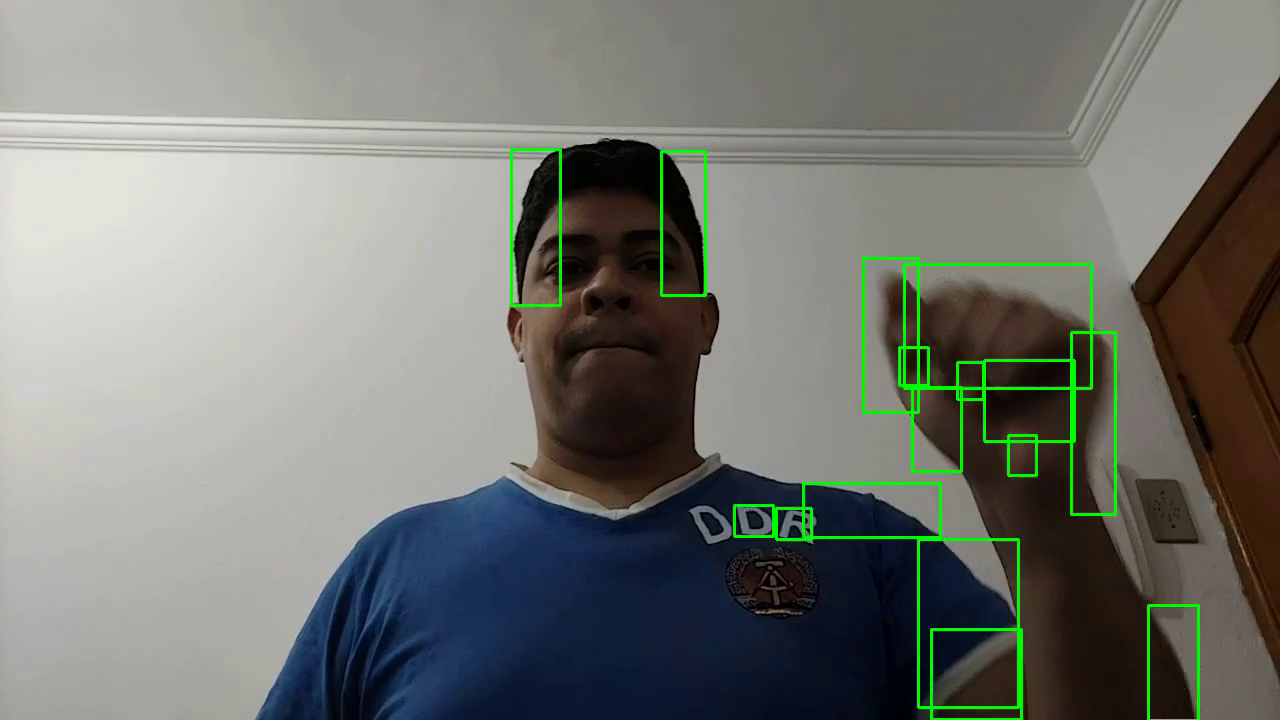
#> input picture frame 14 of assets/relatorio_5/videos/ex1b_chico-lento.mp4, 1280 x 720 px, given in place of the camera
$ python ex2b.py
#> lines starting #> are read from the running program, lines starting #| are printed output that depends on the picture; after the words box and inside, x2 and y2 are one past the last pixel; in counts of white or black regions, pixels touching at a corner belong together
# import the opencv module
import cv2 as cv

# capturing video
capture = cv.VideoCapture(0)


#backSub = cv.createBackgroundSubtractorKNN()
#video write
width = capture.get(cv.CAP_PROP_FRAME_WIDTH)   # float
# Get current height of frame
height = capture.get(cv.CAP_PROP_FRAME_HEIGHT) # float
# Define Video Frame Rate in fps
fps = 30

fourcc = cv.VideoWriter_fourcc(*'XVID')
out = cv.VideoWriter('./output/ex1b/Leopoldo_rapido.avi', fourcc, fps, (int(width),int(height)) )


while capture.isOpened():
    # to read frame by frame
    _, img_1 = capture.read()
#> img_1 is the input picture: shape (720, 1280, 3); mean B, G, R 113.1, 118.4, 116.5
    _, img_2 = capture.read()
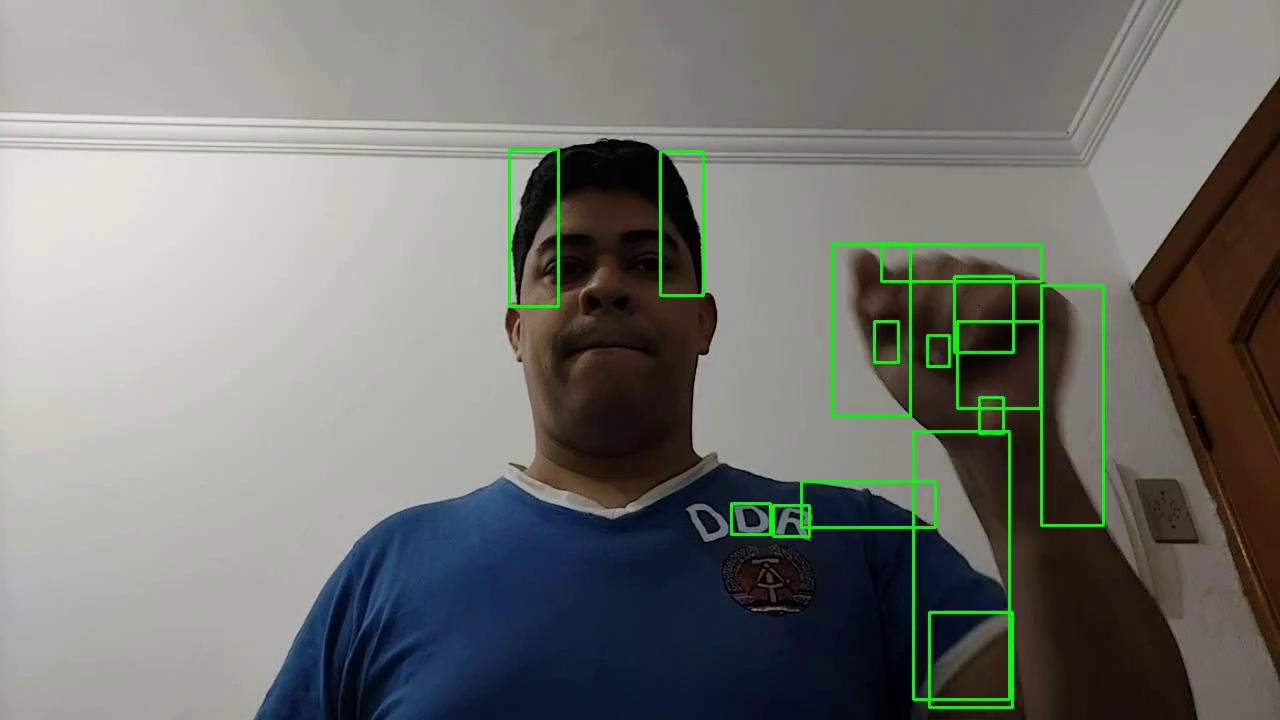
#> input picture frame 15 of assets/relatorio_5/videos/ex1b_chico-lento.mp4, 1280 x 720 px, given in place of the camera
#> img_2 is the input picture: shape (720, 1280, 3); mean B, G, R 112.3, 117.6, 115.8

    # find difference between two frames
    diff = cv.absdiff(img_1, img_2)

    # to convert the frame to grayscale
    diff_gray = cv.cvtColor(diff, cv.COLOR_BGR2GRAY)
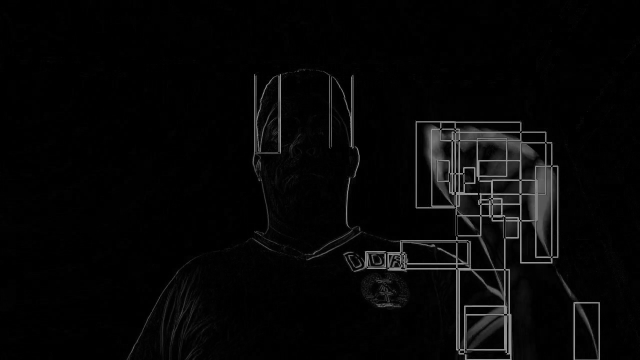
#> diff_gray: shape (720, 1280) (shown at 1/2 size); min 0, max 163, mean 7

    # apply some blur to smoothen the frame
    diff_blur = cv.GaussianBlur(diff_gray, (5, 5), 0)

    # to get the binary image
    _, thresh_bin = cv.threshold(diff_blur, 20, 255, cv.THRESH_BINARY)
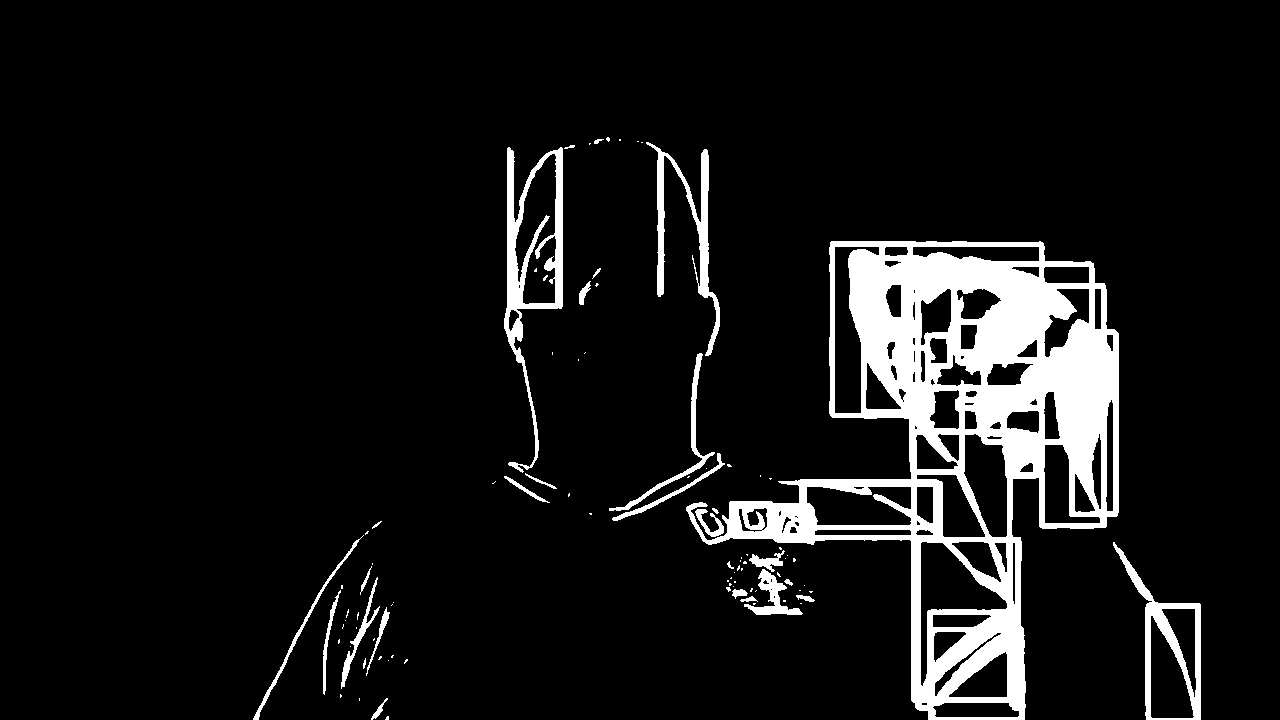
#> thresh_bin: shape (720, 1280); 8.6% white; 94 white regions (65 under 20 px)

    # to find contours
    contours, hierarchy = cv.findContours(thresh_bin, cv.RETR_TREE, cv.CHAIN_APPROX_SIMPLE)
#> contours = 177 contours, 88 with area under 20; largest, box (x1, y1, x2, y2) and area: (686, 241, 1119, 720) 100368, (504, 147, 563, 473) 8596, (1113, 542, 1201, 720) 6782, (514, 153, 557, 305) 4272, (920, 541, 1008, 687) 4257

    # to draw the bounding box when the motion is detected
    for contour in contours:
        x, y, w, h = cv.boundingRect(contour)
        if cv.contourArea(contour) > 300:
            cv.rectangle(img_1, (x, y), (x+w, y+h), (0, 255, 0), 2)
#> this loop made 177 passes
#> (x, y, w, h) on passes 1, 2, 5: (385, 716, 4, 4), (371, 698, 17, 22), (388, 660, 1, 1)
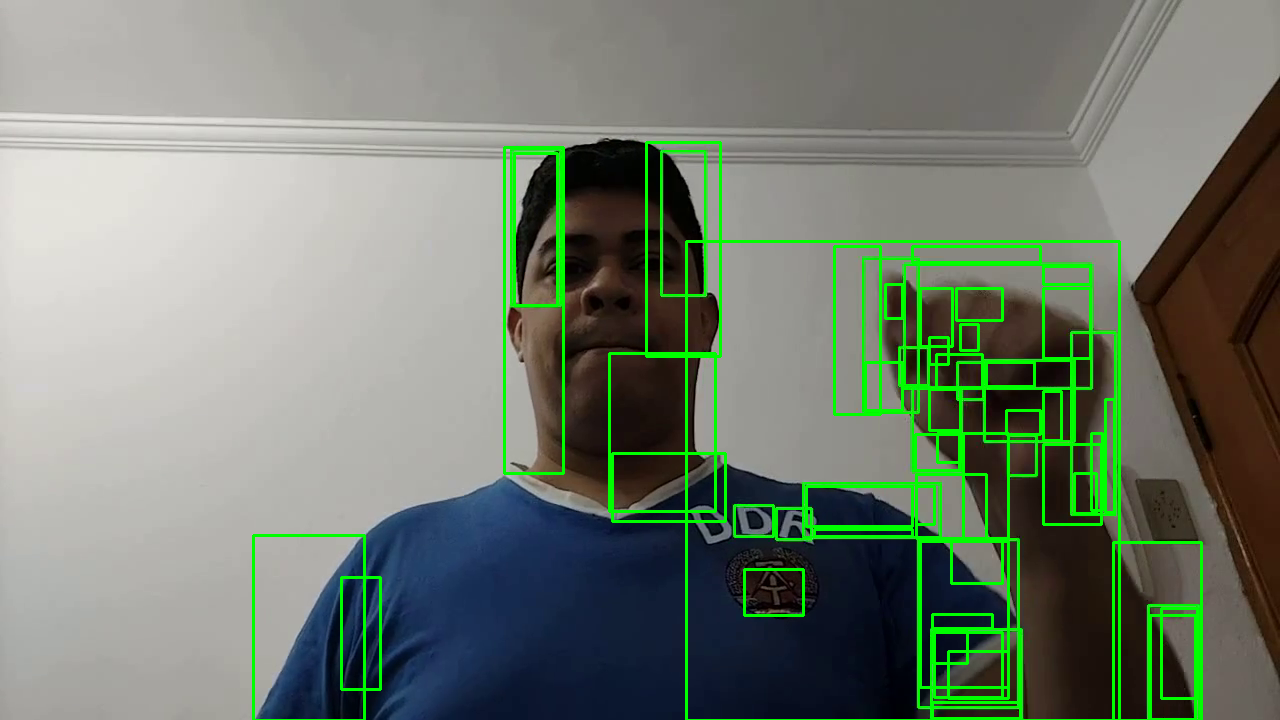
#> img_1: shape (720, 1280, 3); 3.92% of pixels changed, all inside (x1, y1, x2, y2) = (252, 141, 1203, 720)
    # [5 lines of commented-out code are left out]
    cv.imshow("Detecting Motion...", img_1)
    if cv.waitKey(100) == 13:
#> (key Esc is pressed here)
        exit()
#> (the program exits here)

$ run again, starting later in the video
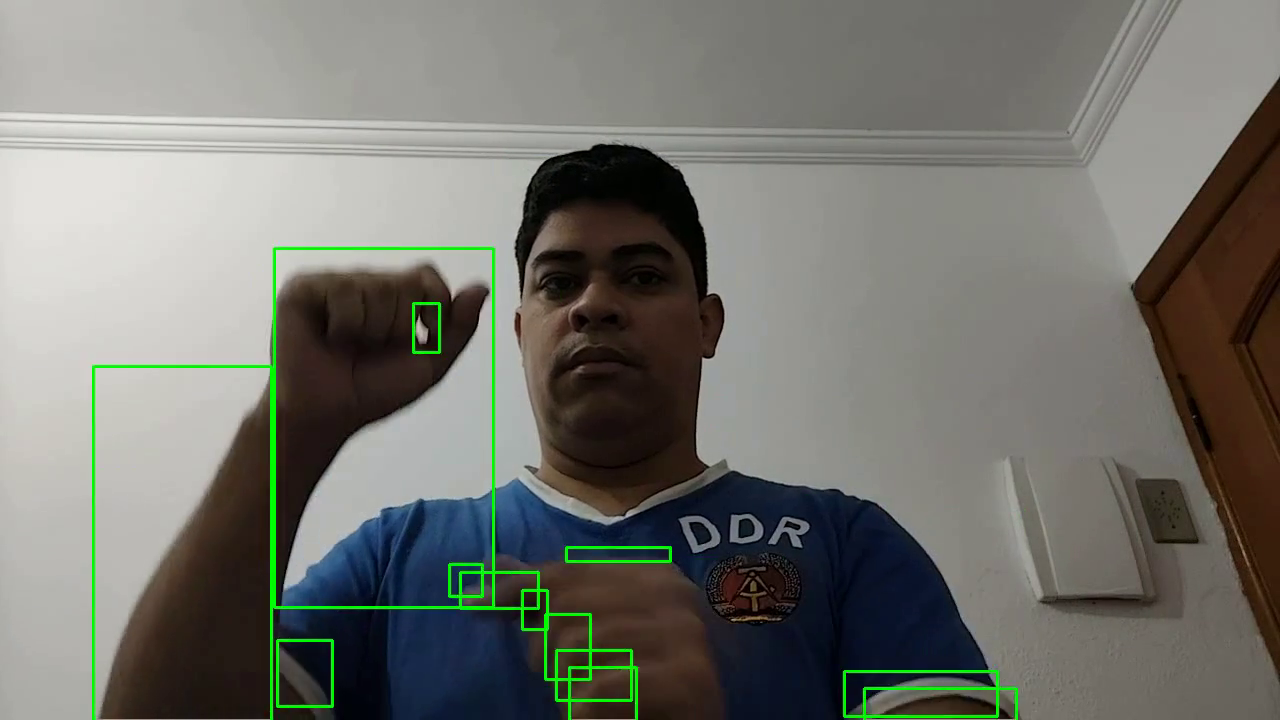
#> input picture frame 66 of assets/relatorio_5/videos/ex1b_chico-lento.mp4, 1280 x 720 px, given in place of the camera
#> img_1 is the input picture: shape (720, 1280, 3); mean B, G, R 109, 115.5, 114.8
#> `_, thresh_bin = cv.threshold(diff_blur, 20, 255, cv.THRESH_BINARY)`:
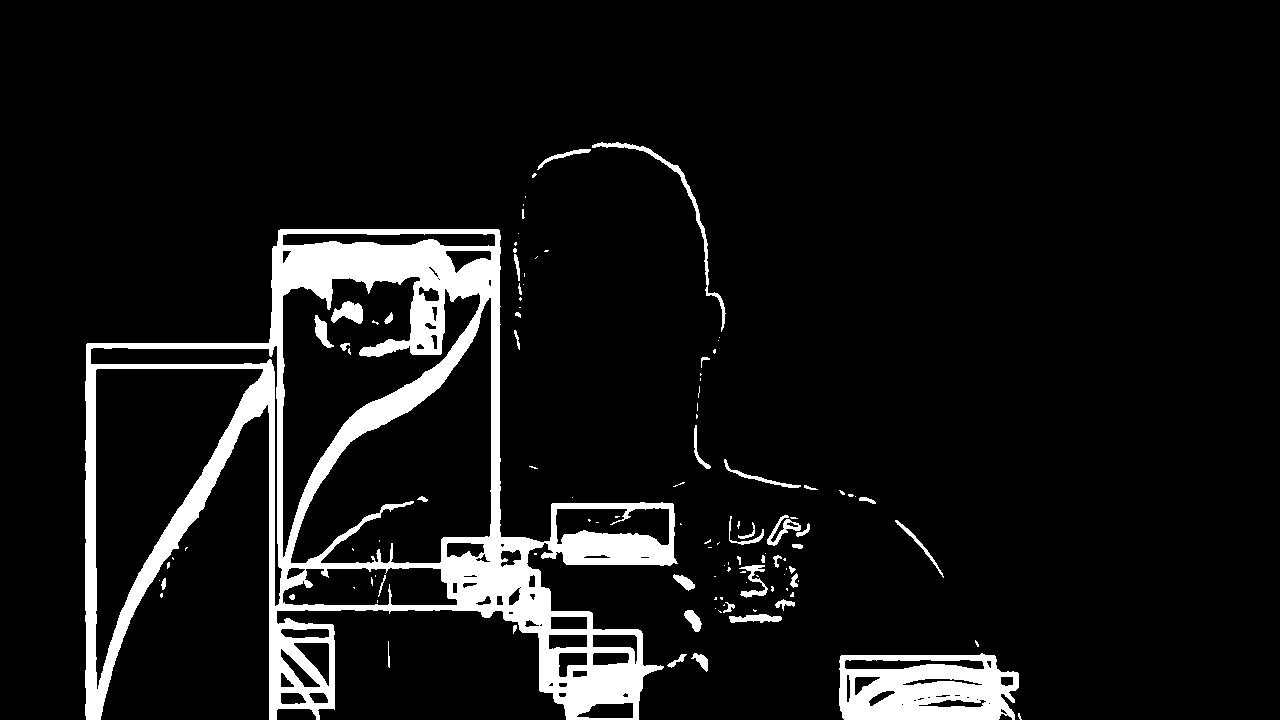
#> thresh_bin: shape (720, 1280); 8.3% white; 115 white regions (72 under 20 px)
#> contours = 188 contours, 101 with area under 20; largest, box (x1, y1, x2, y2) and area: (85, 229, 678, 720) 151332, (290, 297, 492, 564) 26901, (95, 368, 264, 690) 24034, (282, 276, 481, 558) 21229, (839, 653, 1019, 720) 10726
#> the loop `for contour in contours:` made 188 passes
#> (x, y, w, h) on passes 1 to 3: (1018, 713, 4, 7), (667, 654, 20, 14), (839, 653, 180, 67)
#> after the loop `for contour in contours:`:
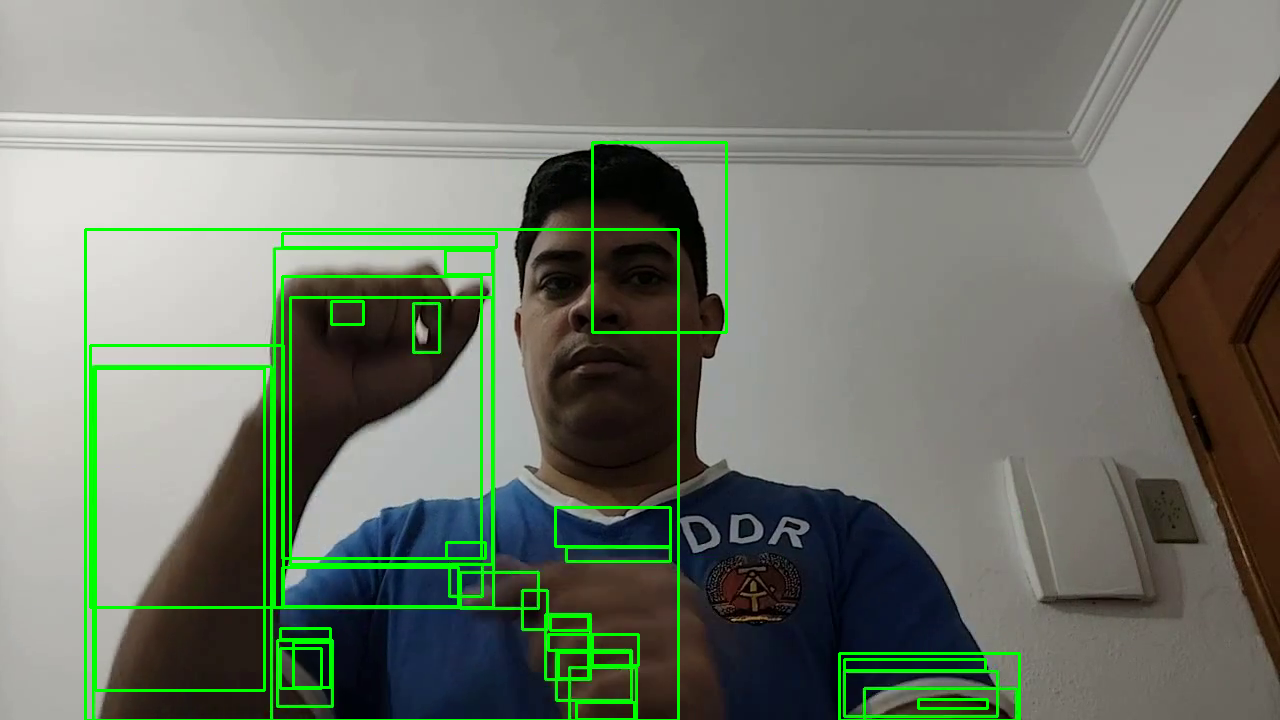
#> img_1: shape (720, 1280, 3); 3.04% of pixels changed, all inside (x1, y1, x2, y2) = (84, 141, 1021, 720)

$ run again, starting later in the video
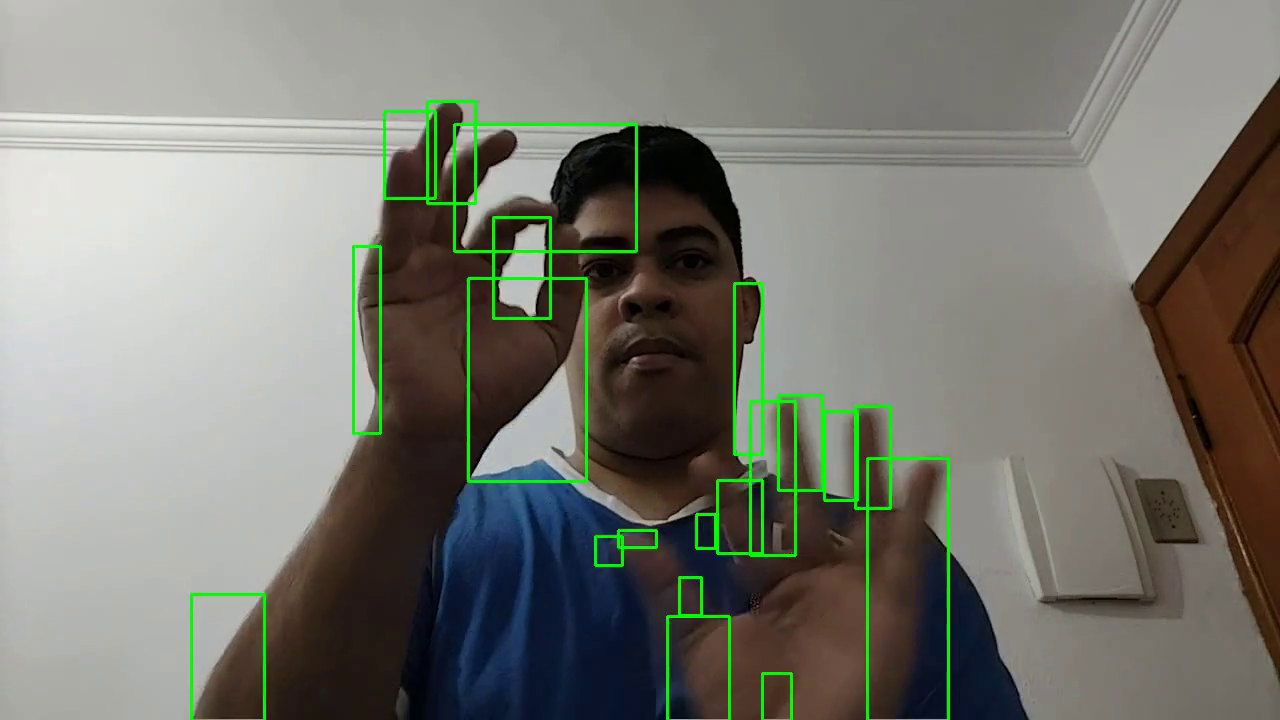
#> input picture frame 118 of assets/relatorio_5/videos/ex1b_chico-lento.mp4, 1280 x 720 px, given in place of the camera
#> img_1 is the input picture: shape (720, 1280, 3); mean B, G, R 112.5, 121, 120.6
#> `_, thresh_bin = cv.threshold(diff_blur, 20, 255, cv.THRESH_BINARY)`:
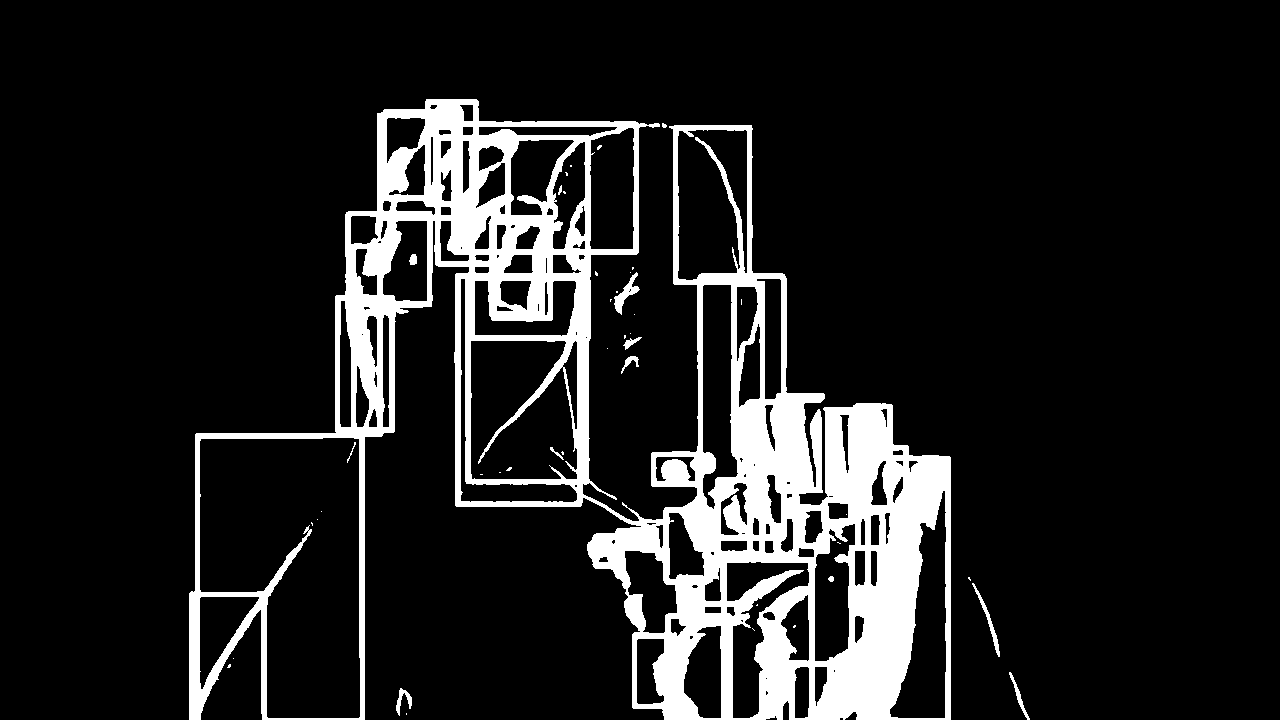
#> thresh_bin: shape (720, 1280); 12.7% white; 43 white regions (31 under 20 px)
#> contours = 174 contours, 61 with area under 20; largest, box (x1, y1, x2, y2) and area: (189, 99, 951, 720) 244896, (199, 437, 361, 719) 36020, (470, 340, 578, 480) 13235, (677, 129, 748, 281) 9459, (889, 490, 947, 719) 6842
#> the loop `for contour in contours:` made 174 passes
#> (x, y, w, h) on passes 2 to 4: (396, 688, 16, 28), (1009, 672, 21, 48), (227, 664, 4, 4)
#> after the loop `for contour in contours:`:
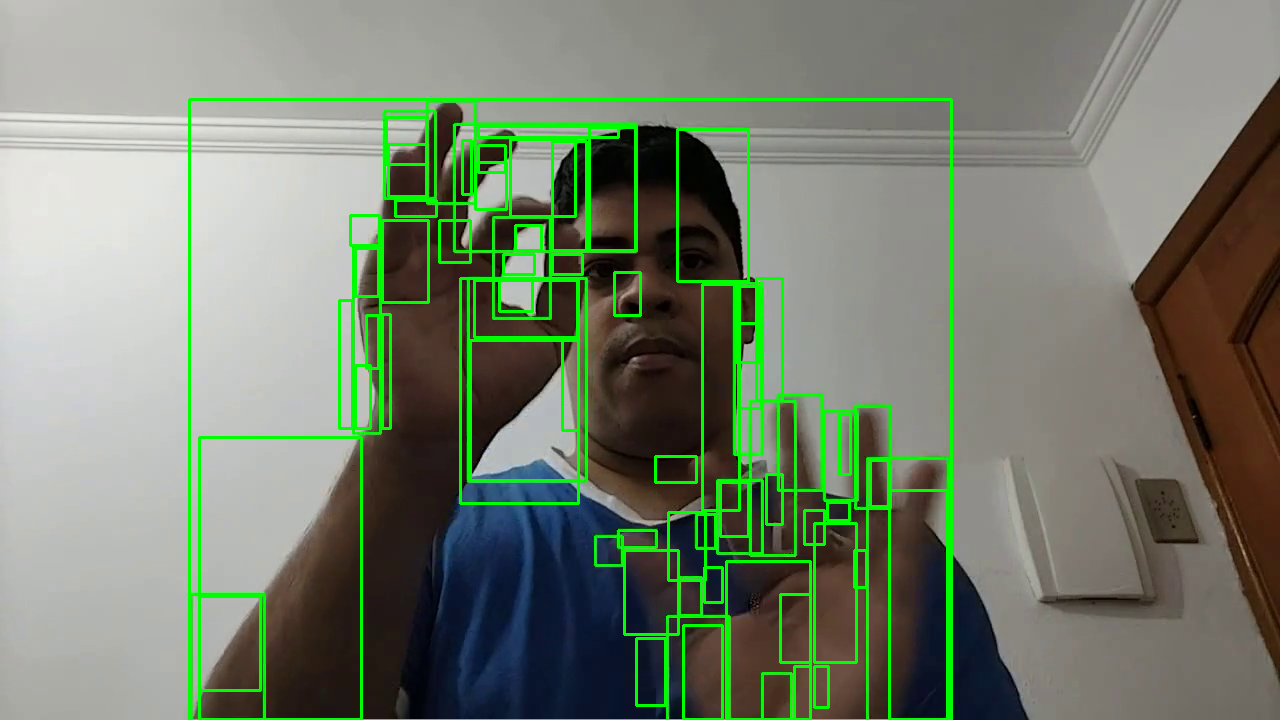
#> img_1: shape (720, 1280, 3); 4.45% of pixels changed, all inside (x1, y1, x2, y2) = (188, 98, 953, 720)
